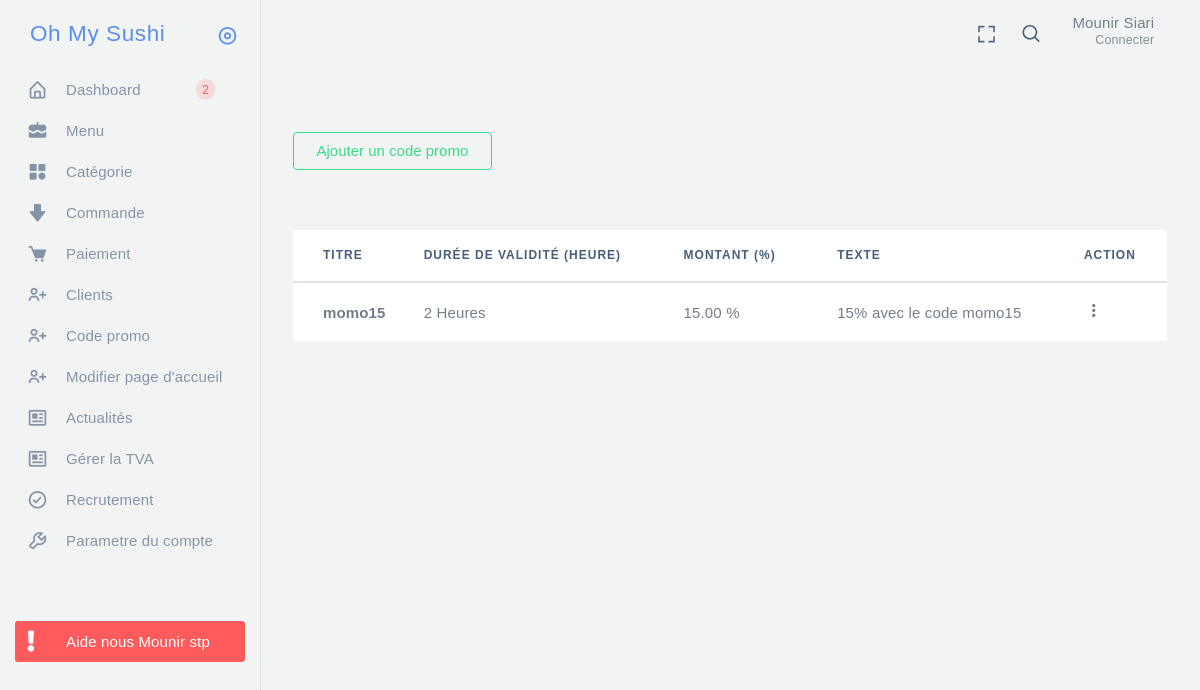
The page /sysadmin/html/promo.php (signed in) on the database its author committed.
### tables this page shows
CREATE TABLE IF NOT EXISTS `promo` (
  `id` int(11) NOT NULL AUTO_INCREMENT,
  `name` varchar(250) NOT NULL,
  `amount` decimal(10,2) NOT NULL,
  `duree` text,
  `date_promo` datetime NOT NULL DEFAULT CURRENT_TIMESTAMP,
  `temps` varchar(250) NOT NULL DEFAULT 'MINUTE',
  `image` varchar(250) DEFAULT NULL,
  `text` text,
  `debut` datetime DEFAULT CURRENT_TIMESTAMP,
  `fin` datetime NOT NULL,
  PRIMARY KEY (`id`)
);

### sysadmin/html/assets/function/function.php (called while the page is built, shortened)
<?php
function viewPromo()
{
    global $bdd;
    $req = $bdd->prepare("SELECT * FROM promo");
    $req->execute(array());
    $requete = $req->fetchAll();
    return $requete;
}

### sysadmin/html/promo.php (the view, shortened to what this page needs)
<?php
if (!empty($_SESSION)) {
    require('./assets/componant/co_bdd.php');
    require('./assets/function/function.php');
    require('./assets/componant/header.php');
    $promos = viewPromo();
?>
    <div class="app-content content">
        <div class="content-wrapper">
            <div class="content-body">
                <div class="row">
                    <div class="col-12   my-5">
                        <button type="button" class="btn btn-outline-success" data-toggle="modal" data-target="#inlineForm">
                            Ajouter un code promo
                        </button>
                    </div>
                </div>
                <section id="table-success col-12">
                    <div class="card">
                        <div class="table-responsive">
                            <table id="table-extended-success" class="table mb-0">
                                <thead>
                                    <tr>
                                        <th>Titre</th>
                                        <th>Durée de validité (heure) </th>
                                        <th>Montant (%)</th>
                                        <th>Texte</th>
                                        <th>Action</th>
                                    </tr>
                                </thead>
                                <tbody>
                                    <?php foreach ($promos as $promo) { ?>
                                        <tr>
                                            <td class="text-bold-600 pr-0"><?= $promo['name'] ?></td>
                                            <td><?= $promo['duree'] ?> Heures</td>
                                            <td class=""><?= $promo['amount'] ?> %</td>
                                            <td><?= $promo['text'] ?> </td>
                                            <td>
                                                <div class="dropdown">
                                                    <span class="bx bx-dots-vertical-rounded font-medium-3 dropdown-toggle nav-hide-arrow cursor-pointer" data-toggle="dropdown" aria-haspopup="true" aria-expanded="false" role="menu"></span>
                                                </div>
                                            </td>
                                        </tr>
                        </div>
                    <?php } ?>
                    </div>
            </div>
        </div>
    </div>
<?php
    require('./assets/componant/footer.php');
} else {
    header('location:auth-login.php');
}
?>

### rows shown on the page
promo: name "momo15", duree "2", amount "15.00", text "15% avec le code momo15"
